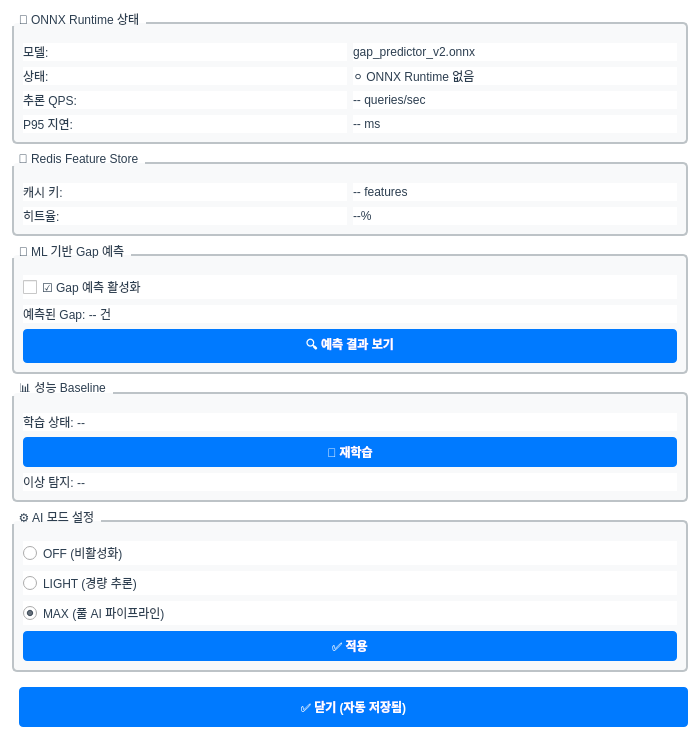
<?xml version="1.0" encoding="UTF-8"?>
<ui version="4.0">
 <class>AIMLSettingsDialog</class>
 <widget class="QDialog" name="AIMLSettingsDialog">
  <property name="geometry">
   <rect>
    <x>0</x>
    <y>0</y>
    <width>700</width>
    <height>650</height>
   </rect>
  </property>
  <property name="windowTitle">
   <string>🤖 AI/ML 제어 (상세)</string>
  </property>
  <property name="styleSheet">
   <string notr="true">QWidget {
    background-color: #FFFFFF;
    color: #2C3E50;
    font-family: "맑은 고딕", "Segoe UI";
    font-size: 9pt;
}
QPushButton {
    background-color: #007AFF;
    color: #FFFFFF;
    border: none;
    border-radius: 4px;
    padding: 6px 12px;
    font-weight: bold;
}
QPushButton:hover {
    background-color: #0055CC;
}
QPushButton:disabled {
    background-color: #BDC3C7;
    color: #7F8C8D;
}
QGroupBox {
    border: 2px solid #BDC3C7;
    border-radius: 5px;
    margin-top: 10px;
    padding-top: 10px;
    background-color: #F8F9FA;
}
QGroupBox::title {
    subcontrol-origin: margin;
    subcontrol-position: top left;
    padding: 0 5px;
    color: #2C3E50;
    font-weight: bold;
}</string>
  </property>
  <layout class="QVBoxLayout" name="verticalLayout">
   <property name="spacing">
    <number>8</number>
   </property>
   <property name="leftMargin">
    <number>12</number>
   </property>
   <property name="topMargin">
    <number>12</number>
   </property>
   <property name="rightMargin">
    <number>12</number>
   </property>
   <property name="bottomMargin">
    <number>12</number>
   </property>
   <item>
    <widget class="QGroupBox" name="groupONNX">
     <property name="title">
      <string>🤖 ONNX Runtime 상태</string>
     </property>
     <property name="minimumHeight">
      <number>150</number>
     </property>
     <layout class="QGridLayout" name="gridLayout_onnx">
      <item row="0" column="0">
       <widget class="QLabel" name="labelModel">
        <property name="text">
         <string>모델:</string>
        </property>
        <property name="minimumWidth">
         <number>120</number>
        </property>
       </widget>
      </item>
      <item row="0" column="1">
       <widget class="QLabel" name="labelModelValue">
        <property name="text">
         <string>gap_predictor_v2.onnx</string>
        </property>
        <property name="wordWrap">
         <bool>true</bool>
        </property>
       </widget>
      </item>
      <item row="1" column="0">
       <widget class="QLabel" name="labelStatus">
        <property name="text">
         <string>상태:</string>
        </property>
       </widget>
      </item>
      <item row="1" column="1">
       <widget class="QLabel" name="labelStatusValue">
        <property name="text">
         <string>⚪ ONNX Runtime 없음</string>
        </property>
       </widget>
      </item>
      <item row="2" column="0">
       <widget class="QLabel" name="labelQPS">
        <property name="text">
         <string>추론 QPS:</string>
        </property>
       </widget>
      </item>
      <item row="2" column="1">
       <widget class="QLabel" name="labelQPSValue">
        <property name="text">
         <string>-- queries/sec</string>
        </property>
       </widget>
      </item>
      <item row="3" column="0">
       <widget class="QLabel" name="labelLatency">
        <property name="text">
         <string>P95 지연:</string>
        </property>
       </widget>
      </item>
      <item row="3" column="1">
       <widget class="QLabel" name="labelLatencyValue">
        <property name="text">
         <string>-- ms</string>
        </property>
       </widget>
      </item>
     </layout>
    </widget>
   </item>
   <item>
    <widget class="QGroupBox" name="groupRedis">
     <property name="title">
      <string>🔴 Redis Feature Store</string>
     </property>
     <property name="minimumHeight">
      <number>100</number>
     </property>
     <layout class="QGridLayout" name="gridLayout_redis">
      <item row="0" column="0">
       <widget class="QLabel" name="labelCache">
        <property name="text">
         <string>캐시 키:</string>
        </property>
       </widget>
      </item>
      <item row="0" column="1">
       <widget class="QLabel" name="labelCacheValue">
        <property name="text">
         <string>-- features</string>
        </property>
       </widget>
      </item>
      <item row="1" column="0">
       <widget class="QLabel" name="labelHitRate">
        <property name="text">
         <string>히트율:</string>
        </property>
       </widget>
      </item>
      <item row="1" column="1">
       <widget class="QLabel" name="labelHitRateValue">
        <property name="text">
         <string>--%</string>
        </property>
       </widget>
      </item>
     </layout>
    </widget>
   </item>
   <item>
    <widget class="QGroupBox" name="groupGap">
     <property name="title">
      <string>🔮 ML 기반 Gap 예측</string>
     </property>
     <property name="minimumHeight">
      <number>120</number>
     </property>
     <layout class="QVBoxLayout" name="vl_gap">
      <item>
       <widget class="QCheckBox" name="cbGapEnabled">
        <property name="text">
         <string>☑ Gap 예측 활성화</string>
        </property>
       </widget>
      </item>
      <item>
       <widget class="QLabel" name="labelGapCount">
        <property name="text">
         <string>예측된 Gap: -- 건</string>
        </property>
       </widget>
      </item>
      <item>
       <widget class="QPushButton" name="btnViewGaps">
        <property name="text">
         <string>🔍 예측 결과 보기</string>
        </property>
       </widget>
      </item>
     </layout>
    </widget>
   </item>
   <item>
    <widget class="QGroupBox" name="groupBaseline">
     <property name="title">
      <string>📊 성능 Baseline</string>
     </property>
     <property name="minimumHeight">
      <number>120</number>
     </property>
     <layout class="QVBoxLayout" name="vl_baseline">
      <item>
       <widget class="QLabel" name="labelTrainStatus">
        <property name="text">
         <string>학습 상태: --</string>
        </property>
       </widget>
      </item>
      <item>
       <widget class="QPushButton" name="btnRetrain">
        <property name="text">
         <string>🔄 재학습</string>
        </property>
       </widget>
      </item>
      <item>
       <widget class="QLabel" name="labelAnomaly">
        <property name="text">
         <string>이상 탐지: --</string>
        </property>
       </widget>
      </item>
     </layout>
    </widget>
   </item>
   <item>
    <widget class="QGroupBox" name="groupAIMode">
     <property name="title">
      <string>⚙️ AI 모드 설정</string>
     </property>
     <layout class="QVBoxLayout" name="vl_aimode">
      <item>
       <widget class="QRadioButton" name="radioOFF">
        <property name="text">
         <string>OFF (비활성화)</string>
        </property>
       </widget>
      </item>
      <item>
       <widget class="QRadioButton" name="radioLIGHT">
        <property name="text">
         <string>LIGHT (경량 추론)</string>
        </property>
       </widget>
      </item>
      <item>
       <widget class="QRadioButton" name="radioMAX">
        <property name="text">
         <string>MAX (풀 AI 파이프라인)</string>
        </property>
        <property name="checked">
         <bool>true</bool>
        </property>
       </widget>
      </item>
      <item>
       <widget class="QPushButton" name="btnApply">
        <property name="text">
         <string>✅ 적용</string>
        </property>
       </widget>
      </item>
     </layout>
    </widget>
   </item>
   <item>
    <spacer name="spacer_bottom">
     <property name="orientation">
      <enum>Qt::Vertical</enum>
     </property>
    </spacer>
   </item>
   <item>
    <layout class="QHBoxLayout" name="hLayout_footer">
     <item>
      <spacer name="horizontalSpacer_footer">
       <property name="orientation"><enum>Qt::Horizontal</enum></property>
      </spacer>
     </item>
     <item>
      <widget class="QPushButton" name="btn_close">
       <property name="text"><string>✅ 닫기 (자동 저장됨)</string></property>
       <property name="minimumSize">
        <size><width>200</width><height>40</height></size>
       </property>
       <property name="styleSheet">
        <string notr="true">background-color: #007AFF; color: white; font-weight: bold;</string>
       </property>
      </widget>
     </item>
    </layout>
   </item>
  </layout>
 </widget>
 <resources/>
 <connections/>
</ui>
